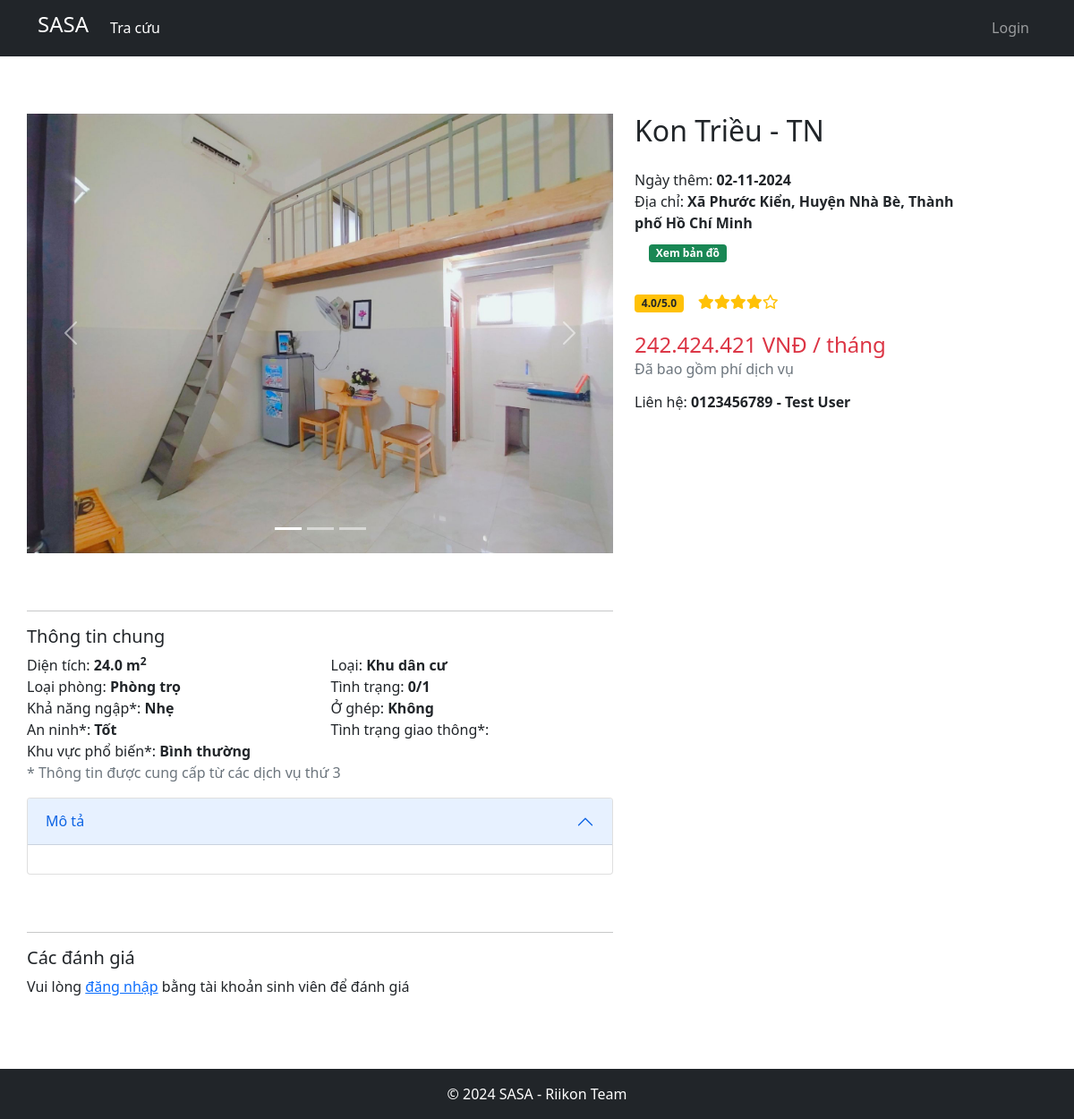
/detail/1, run on the app's committed database.
### app/models.py (models this page shows, shortened)
class RoomImage(db.Model):
    id = db.Column(db.Integer, primary_key=True)
    url = db.Column(db.String(200), nullable=False)
    room_id = db.Column(db.Integer, db.ForeignKey('room.id'), nullable=False)

class Room(db.Model):
    id = db.Column(db.Integer, primary_key=True)
    house_id = db.Column(db.Integer, db.ForeignKey('house.id', ondelete='CASCADE'), nullable=False)
    name = db.Column(db.String(120), nullable=False)
    price = db.Column(db.Float, nullable=False)
    area = db.Column(db.Float, nullable=False)
    description = db.Column(db.Text, nullable=True)
    type = db.Column(db.String(120), nullable=True)
    max_people = db.Column(db.Integer, nullable=False)
    current_people = db.Column(db.Integer, nullable=False)
    rate = db.Column(db.Float, nullable=False, default=0)
    matching = db.Column(db.Boolean, default=False)
    created_at = db.Column(db.DateTime, default=datetime.datetime.now())
    updated_at = db.Column(db.DateTime, default=datetime.datetime.now(), onupdate=datetime.datetime.now())

class House(db.Model):
    id = db.Column(db.Integer, primary_key=True)
    name = db.Column(db.String(120), nullable=False, unique=True)
    renter = db.Column(db.Integer, db.ForeignKey('user.id', ondelete='SET NULL'), nullable=True)
    city = db.Column(db.String(120), nullable=False)
    district = db.Column(db.String(120), nullable=False)
    ward = db.Column(db.String(120), nullable=False)
    street = db.Column(db.String(120), nullable=True)
    lat = db.Column(db.Float, nullable=False)
    lon = db.Column(db.Float, nullable=False)
    flood = db.Column(db.Integer, nullable=False)
    type = db.Column(db.String(120), nullable=False)
    description = db.Column(db.Text, nullable=True)
    full_address = db.Column(db.String(200), nullable=False)
    importance = db.Column(db.Float, nullable=False)
    place_rank = db.Column(db.Integer, nullable=False)
    rate = db.Column(db.Float, nullable=False, default=0)
    created_at = db.Column(db.DateTime, default=datetime.datetime.now())
    updated_at = db.Column(db.DateTime, default=datetime.datetime.now(), onupdate=datetime.datetime.now())

class User(db.Model, UserMixin):
    id = db.Column(db.Integer, primary_key=True)
    email = db.Column(db.String(120), unique=True, nullable=False)
    name = db.Column(db.String(120), nullable=False)
    avatar = db.Column(db.String(200), nullable=True)
    active = db.Column(db.Boolean, default=True)
    tokens = db.Column(db.Text)
    created_at = db.Column(db.DateTime, default=datetime.datetime.now())
    updated_at = db.Column(db.DateTime, default=datetime.datetime.now())
    role = db.Column(db.String(120), nullable=False)
    onupdate=datetime.datetime.now()
    username = db.Column(db.String(120), nullable=False, unique=False)
    phone = db.Column(db.String(120), nullable=True)
    address = db.Column(db.String(120), nullable=True)
    dob = db.Column(db.DateTime, nullable=True)
    password = db.Column(db.String(240), nullable=False)

### app/routes.py (the view)
@app.route('/detail/<int:id>')
def detail(id):
    room = Room.query.get(id)
    if not room:
        return redirect(url_for('home'))
    house = House.query.get(room.house_id)
    house.user = User.query.get(house.renter)
    images = RoomImage.query.filter_by(room_id=id).all()
    user_upload = User.query.get(house.renter)
    t = {
        'type': {
            'tro': 'Phòng trọ',
            'chungcu': 'Chung cư',
            'nhanguyencan': 'Nhà nguyên căn',
        }.get(room.type, 'Khác'),
        'flood': {
            0: 'Không',
            1: 'Nhẹ',
            2: 'Thấp',
            3: 'Vừa',
            4: 'Nặng'
        }.get(house.flood, 'Không xác định'),
        'matching': 'Có' if room.matching else 'Không',
        'safe': 'Không xác định' if house.importance > 1 else 'Khá' if house.importance > 0.5 else 'Tốt',
        'rank': 'Đông đúc' if house.place_rank > 26 else 'Bình thường' if house.place_rank > 22 else 'Thưa thớt'
    }
    caculate_rate = calculateRate(house, room)
    reviews = Review.query.filter_by(house_id = house.id).all()
    reviews = sorted(reviews, key=lambda x: x.created_at, reverse=True)
    for r in reviews:
        r.user = User.query.get(r.user_id)
    review_myself = None
    if current_user.is_authenticated and current_user.role == 'student':
        review_myself = Review.query.filter_by(house_id = house.id, user_id = current_user.id).first()
    if review_myself:
        review_myself.user = User.query.get(review_myself.user_id)
    return render_template('detail.html', title='Chi tiết', house=house, images=images, room=room, t=t , reviews = reviews, review_myself = review_myself, caculate_rate = caculate_rate)

### app/routes.py (called while the page is built)
def update_template_context():
    user = None
    if current_user.is_authenticated:
        user = current_user
    return dict(user=user)

### app/templates/detail.html (shortened to what this page needs)
{% extends 'layouts/base.html' %}
{% block css%}
    <link rel="stylesheet" href="{{ url_for('static', filename='css/detail.css') }}">
    <link rel="stylesheet" href="https://unpkg.com/leaflet@1.9.4/dist/leaflet.css"/>
{% endblock %}
{% block content %}
<div class="row pass">
    <div class="col-md-7 pass">
        <div id="carouselExampleIndicators" class="carousel slide gallery" data-bs-ride="carousel">
            <div class="carousel-indicators">
            {% for image in images %}
                <button type="button" data-bs-target="#carouselExampleIndicators" data-bs-slide-to="{{loop.index0}}" class="{% if loop.first %}active{% endif %}"></button>
            {% endfor %}
            </div>
        <div class="carousel-inner">
            {% for image in images %}
            <div class="carousel-item {% if loop.first %}active{% endif %}">
                <img src="{{image.url}}" class="d-block w-100" alt="...">
            </div>
            {% endfor %}
        </div>
        <button class="carousel-control-prev" type="button" data-bs-target="#carouselExampleIndicators" data-bs-slide="prev">
        <span class="carousel-control-prev-icon" aria-hidden="true"></span>
        </button>
        <button class="carousel-control-next" type="button" data-bs-target="#carouselExampleIndicators" data-bs-slide="next">
        <span class="carousel-control-next-icon" aria-hidden="true"></span>
        </button>
        </div>
    </div>
    <div class="col-md-4 "style="text-align: left; margin-top: 1rem; margin-bottom: 1rem;">
        <div class = "row">
            <div class="mb-3">
                <h2> {{room.name}} </h2>
            </div>
            <div class="mb-3" id="info">
                <p>Ngày thêm: <strong>{{ house.created_at.strftime('%d-%m-%Y') }}</strong></p>
                <p>Địa chỉ: <strong>{{house.street + ', ' if house.street else ''}} {{house.ward + ', ' if house.ward else ''}} {{house.district + ', ' if house.district else ''}} {{house.city}}</strong>
                <div class="d-flex align-items-center mt-2">
                  <a href="http://maps.google.com/maps?q=loc:{{house.lat}},{{house.lon}}" target="_blank" rel="noopener noreferrer" ><span class="badge bg-success mx-3 pointer" id="show-map">Xem bản đồ</span></a>
                </div>
                </p>
            </div>
            <div class = "d-flex pass"  style="justify-content: space-between; align-items: center;">
                <div class="row">
                  <div class="d-flex" style="margin-top: 0.2rem; margin-bottom: 0;">
                    <span class="badge bg-warning text-dark me-3 ">{{caculate_rate}}/5.0</span>
                    {% for i in range(1, 6) %}
                        {% if i <= caculate_rate %}
                            <i class="fas fa-star text-warning"></i>
                        {% else %}
                            <i class="far fa-star text-warning"></i>
                        {% endif %}
                    {% endfor %}
                  </div>
                </div>
            </div>
        <div class="" >
            <div role="status">
                <h4 class="text-danger" style="margin-top: 0.4rem; margin-bottom: 0;"> {{ "{:,.0f}".format(room.price).replace(",", ".") }} VNĐ / tháng</h4>
            </div>
            <span class="note text-muted">Đã bao gồm phí dịch vụ</span>
        </div>
        <h6 class ="pass">Liên hệ: <strong>{{house.user.phone}} - {{house.user.name}}</strong></h6>
      </div>
    </div>
</div>
<div class="row pass">
    <div class="col-md-7 pass">
      <hr>
      <div class="my-3">
          <h5>Thông tin chung</h5>
          <div class="row">
              <div class="col-md-6">
                  <p>Diện tích: <strong>{{room.area}} m<sup>2</sup></strong></p>
                  <p>Loại phòng: <strong>{{t.type}}</strong></p>
                  <p>Khả năng ngập*: <strong>{{t.flood}}</strong></p>
                  <p>An ninh*: <strong>{{t.safe}}</strong></p>
                  <p>Khu vực phổ biến*: <strong>{{t.rank}}</strong></p>
              </div>
              <div class="col-md-6">
                  <p>Loại: <strong>{{house.type}}</strong></p>
                  <p>Tình trạng: <strong>{{room.current_people}}/{{room.max_people}}</strong></p>
                  <p>Ở ghép: <strong>{{t.matching}}</strong></p>
                  <p>Tình trạng giao thông*: <strong>{{t.traffic}}</strong></p>
              </div>
              <span class="note text-muted">* Thông tin được cung cấp từ các dịch vụ thứ 3</span>
          </div>
      </div>
      <div class="accordion" id="accordionPanelsStayOpenExample">
        <div class="accordion-item">
          <h2 class="accordion-header" id="panelsStayOpen-headingOne">
            <button class="accordion-button" type="button" data-bs-toggle="collapse" data-bs-target="#panelsStayOpen-collapseOne" aria-expanded="true" aria-controls="panelsStayOpen-collapseOne">
              Mô tả
            </button>
          </h2>
          <div id="panelsStayOpen-collapseOne" class="accordion-collapse collapse show" aria-labelledby="panelsStayOpen-headingOne">
            <div class="accordion-body">
            </div>
          </div>
        </div>
      </div>
    </div>
    <div class="col-md-4 pass"> </div>
</div>
<div class="row pass">
    <div class="col-md-7 pass">
        <hr>
        <div class="my-3">
            <h5>Các đánh giá</h5>
            {% if user.role != 'student' %}
                <p>Vui lòng <a href="/login">đăng nhập</a> bằng tài khoản sinh viên để đánh giá</p>
            {% endif %}
        </div>
    </div>
    <div class="col-md-4 pass"> </div>
</div>
{% endblock %}

### app/templates/layouts/base.html (shortened to what this page needs)
<!DOCTYPE html>
<html lang="en">
<head>
    <link href="https://cdn.jsdelivr.net/npm/bootstrap@5.0.2/dist/css/bootstrap.min.css" rel="stylesheet">
    <link rel="stylesheet" href="{{url_for('static', filename='css/style.css')}}">
    <link rel="stylesheet" href="https://cdnjs.cloudflare.com/ajax/libs/font-awesome/6.6.0/css/all.min.css" />
    {% block css %}
    {% endblock %}
</head>
<body>
    {% include 'layouts/navbar.html' %}
    <div class="container">
        {% block content %}{% endblock %}
    </div>
    <footer class="bg-dark text-white text-center p-3">
        <p>© 2024 SASA - Riikon Team</p>
    </footer>
</body>
</html>

### app/templates/layouts/navbar.html (shortened to what this page needs)
{% block navbar %}
<nav class="navbar navbar-expand-lg navbar-dark bg-dark">
    <div class="container">
      <a class="navbar-brand" href="/">
        <h4>SASA</h4>
      </a>
      <div class="collapse navbar-collapse" id="navbarScroll">
        <ul class="navbar-nav me-auto my-2 my-lg-0 navbar-nav-scroll" style="--bs-scroll-height: 100px;">
          <li class="nav-item">
            <a class="nav-link active" aria-current="page" href="/lookup">Tra cứu</a>
          </li>
        </ul>
        <ul class="navbar-nav d-flex align-items-center">
          {% if user is none %}
            <li class="nav-item">
              <a class="nav-link" href="/login">Login</a>
            </li>
          {% endif %}
        </ul>
      </div>
    </div>
  </nav>
{% endblock %}

### app/static/css/style.css (style rules this page uses)
* { user-select: none; }
body > .container { padding: 2rem 0; min-height: calc(100vh - 100px); }

### app/static/css/detail.css (style rules this page uses)
.gallery { width: 100%; aspect-ratio: 4/3; }
.pass { margin-top: 1rem; margin-bottom: 1rem; }
.carousel-item { aspect-ratio: 4/3; object-fit: cover; overflow: hidden; }
p { margin: 0; }
.pointer { cursor: pointer; }
.carousel-item img { width: 100%; height: 100%; object-fit: cover; }

### data on the page
RoomImage: url (picture)
Room: name "Kon Triều - TN", price "242.424.421", area "24.0", current_people "0", max_people "1"
House: created_at "02-11-2024", ward "Xã Phước Kiển,", district "Huyện Nhà Bè,", city "Thành phố Hồ Chí Minh", type "Khu dân cư"
User: user.phone "0123456789", user.name "Test User"

### other printed values
{{ caculate_rate }} "4.0"
{{ t.type }} "Phòng trọ"
{{ t.flood }} "Nhẹ"
{{ t.safe }} "Tốt"
{{ t.rank }} "Bình thường"
{{ t.matching }} "Không"
